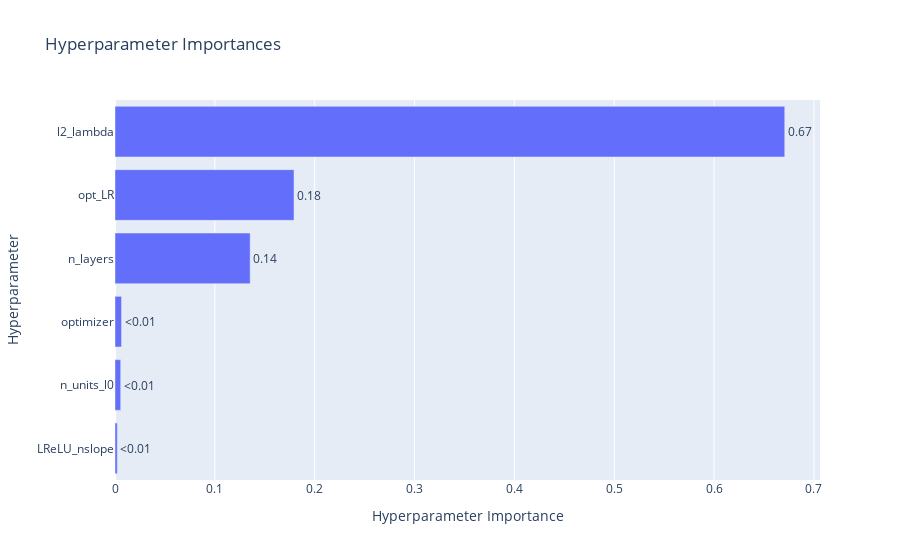

The cell this chart's notebook holds for it:
### Code cell
fig3.show()
fig3.write_image(plots_save_path + 'param-importances.pdf')

### Figure 1 — Plotly figure (JSON) as saved in the notebook; plotly's stock layout.template omitted (floating-point values rounded to 4 significant figures)
{"data": [{"cliponaxis": false, "hovertemplate": ["LReLU_nslope (FloatDistribution): 0.0023111098872747645<extra></extra>", "n_units_l0 (IntDistribution): 0.005721670793293558<extra></extra>", "optimizer (CategoricalDistribution): 0.006549496268029857<extra></extra>", "n_layers (IntDistribution): 0.13536788237590225<extra></extra>", "opt_LR (FloatDistribution): 0.17929757708219476<extra></extra>", "l2_lambda (FloatDistribution): 0.6707522635933048<extra></extra>"], "name": "Objective Value", "orientation": "h", "text": ["<0.01", "<0.01", "<0.01", "0.14", "0.18", "0.67"], "textposition": "outside", "type": "bar", "x": [0.002311, 0.005722, 0.006549, 0.1354, 0.1793, 0.6708], "y": ["LReLU_nslope", "n_units_l0", "optimizer", "n_layers", "opt_LR", "l2_lambda"]}], "layout": {"title": {"text": "Hyperparameter Importances"}, "xaxis": {"title": {"text": "Hyperparameter Importance"}}, "yaxis": {"title": {"text": "Hyperparameter"}}}}
